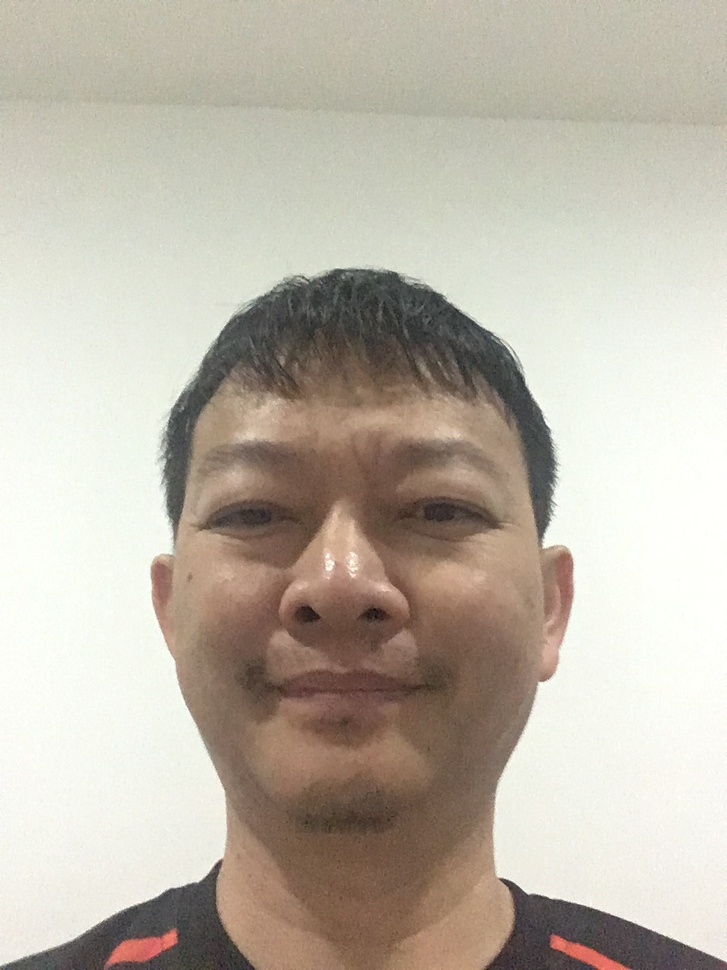
#> input picture data/S__48062566.jpg, 727 x 970 px, shrunk from 960 x 1280 before the run
$ jupyter execute --allow-errors face_compare.ipynb
#> lines starting #> are read from the running program, lines starting #| are printed output that depends on the picture; after the words box and inside, x2 and y2 are one past the last pixel; in counts of white or black regions, pixels touching at a corner belong together
[cell 1]
import cv2
import numpy as np
from pathlib import Path

from face_compare.images import get_face
from face_compare.model import facenet_model, img_to_encoding

[cell 2]
def compare(image_one, image_two, save_dest=None):
#> called with image_one = 'data/S__48062566.jpg', image_two = 'data/S__48062569.jpg'
    face_one = get_face(cv2.imread(str(image_one), 1))
    face_two = get_face(cv2.imread(str(image_two), 1))

    model = facenet_model(input_shape=(3, 96, 96))

    embedding_one = img_to_encoding(face_one, model)
    embedding_two = img_to_encoding(face_two, model)

    score = np.linalg.norm(embedding_one - embedding_two)

    return score

[cell 3]
image_one = 'data/S__48062566.jpg'
image_two = 'data/S__48062569.jpg'

#> (the rest of this cell did not finish here and is left out)

[cell 4]
image_one = 'data/supachate_27291.jpg'
#> image_one = 'data/supachate_27291.jpg'
image_two = 'data/supachate_27292.jpg'

#> (the rest of this cell did not finish here and is left out)

#> call 2 of compare, with image_one = 'data/supachate_27291.jpg', image_two = 'data/supachate_27292.jpg'
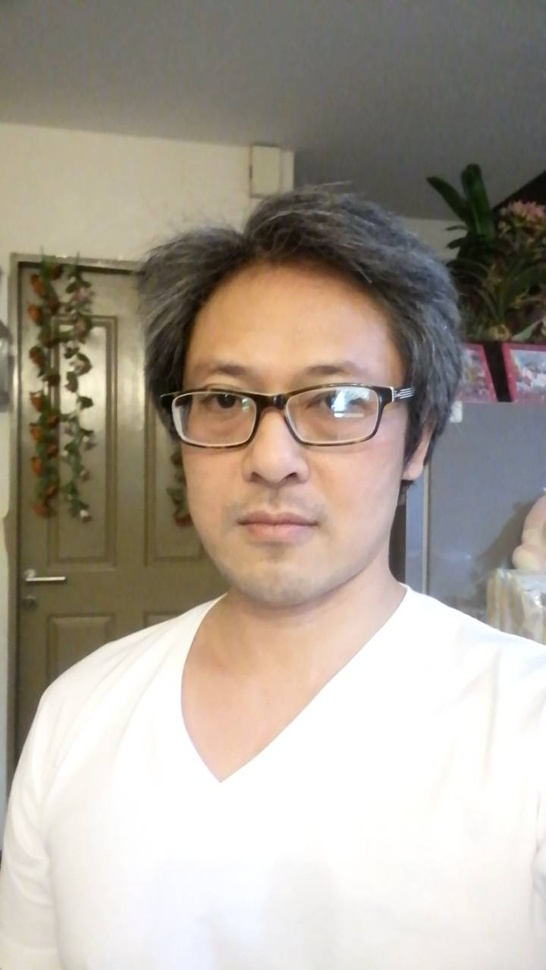
#> input picture data/supachate_27291.jpg, 546 x 970 px, shrunk from 720 x 1280 before the run
print('Similarity Score: ', score)

[cell 5]
cascPath = 'data/haarcascades/haarcascade_frontalface_alt.xml'
faceCascade = cv2.CascadeClassifier(cascPath)
image = cv2.imread(image_one)
#> image is the input picture: shape (970, 546, 3); mean B, G, R 148.7, 160, 169.1
gray = cv2.cvtColor(image, cv2.COLOR_BGR2GRAY)
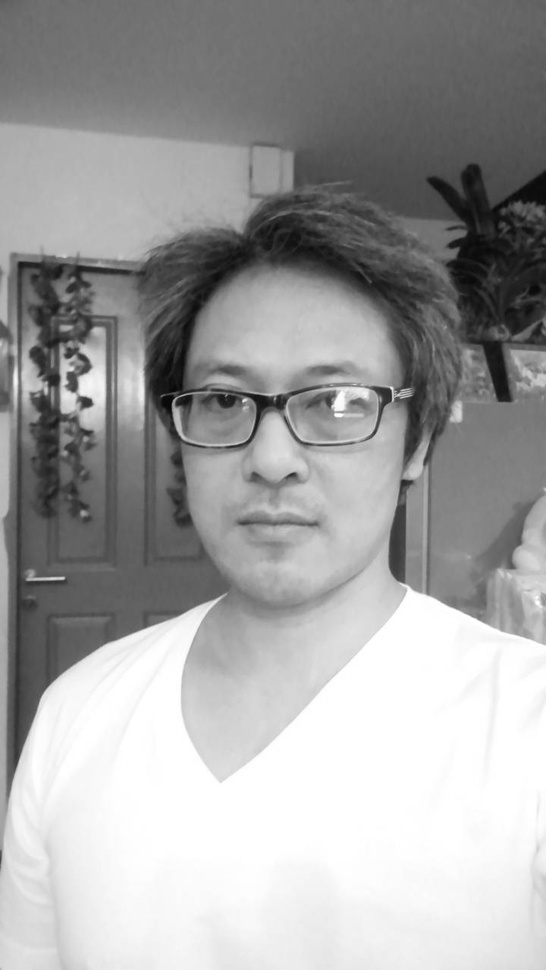
#> gray: shape (970, 546); min 4, max 255, mean 161.4
faces = faceCascade.detectMultiScale(gray)
#> faces = [[127, 292, 304, 304]]

print("Found {0} faces!".format(len(faces)))
#| Found 1 faces!

# Draw a rectangle around the faces
for (x, y, w, h) in faces:
    cv2.rectangle(image, (x, y), (x+w, y+h), (0, 255, 0), 2)
#> this loop made 1 pass
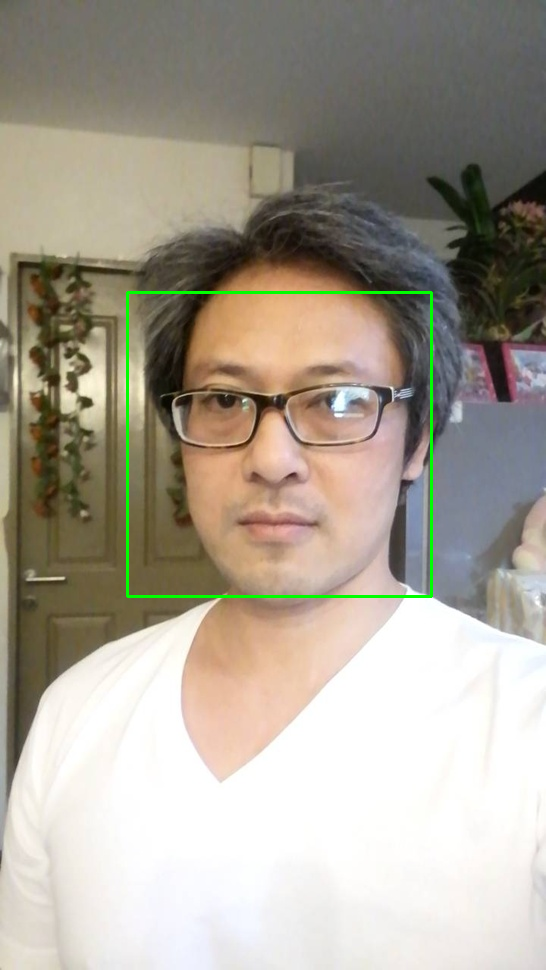
#> image: shape (970, 546, 3); 0.69% of pixels changed, all inside (x1, y1, x2, y2) = (126, 291, 433, 598)

[cell 6]
faceCascade = cv2.CascadeClassifier()
image = cv2.imread(image_one)
gray = cv2.cvtColor(image, cv2.COLOR_BGR2GRAY)
#> (the rest of this cell did not finish here and is left out)

[cell 7]
face_cascade_name = 'data/haarcascades/haarcascade_frontalface_alt.xml'
face_cascade = cv2.CascadeClassifier()
face_cascade.load(cv2.samples.findFile(face_cascade_name))
image = cv2.imread(image_one)
frame_gray = cv2.cvtColor(image, cv2.COLOR_BGR2GRAY)
frame_gray = cv2.equalizeHist(frame_gray)
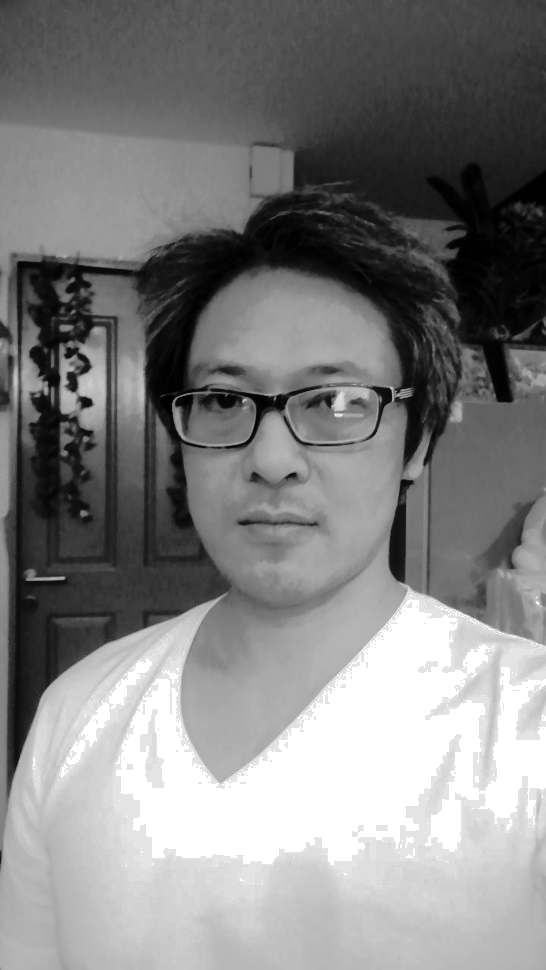
#> frame_gray: shape (970, 546); min 0, max 255, mean 129.5

faces = face_cascade.detectMultiScale(frame_gray)
#> faces = [[131, 295, 294, 294]]
for (x,y,w,h) in faces:
    center = (x + w//2, y + h//2)
    image = cv2.ellipse(image, center, (w//2, h//2), 0, 0, 360, (255, 0, 255), 4)
    faceROI = frame_gray[y:y+h,x:x+w]
#> this loop made 1 pass
#> (x, y, w, h, center) on pass 1: (131, 295, 294, 294, (278, 442))
#> pass 1, `image = cv2.ellipse(image, center, (w//2, h//2), 0, 0, 360, (255, 0, 2..`:
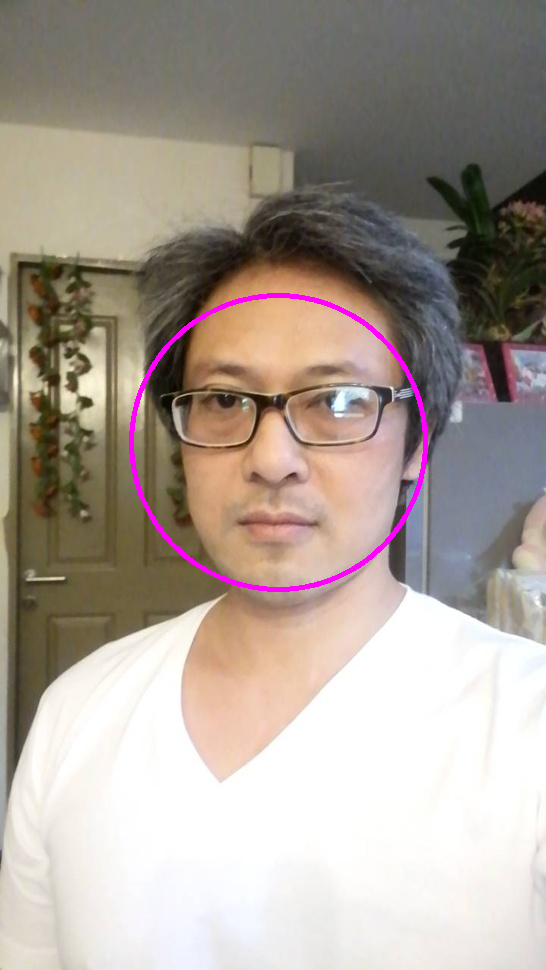
#> image: shape (970, 546, 3); 0.87% of pixels changed, all inside (x1, y1, x2, y2) = (129, 293, 428, 592)
#> pass 1, `faceROI = frame_gray[y:y+h,x:x+w]`:
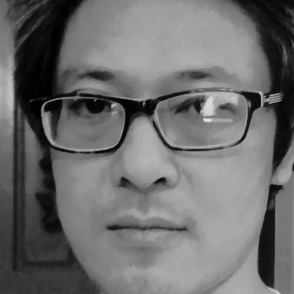
#> faceROI: shape (294, 294); min 0, max 255, mean 108.7

cv2.imshow('Capture - Face detection', image)
